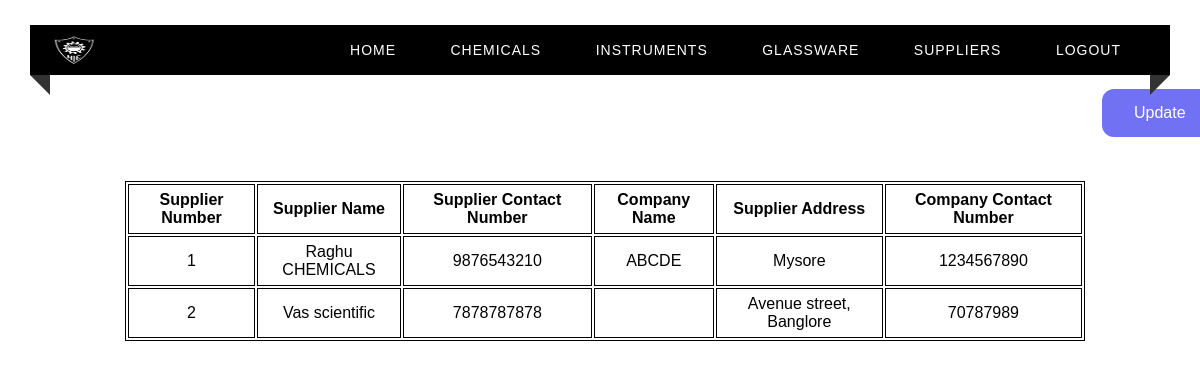
The app's page /suppliers with its own data.
### tables this page shows
CREATE TABLE SUPPLIER(
    Supplier_No INTEGER PRIMARY KEY ,
    Supplier_Name VARCHAR(30) NOT NULL,
    Supplier_Contact_No VARCHAR(13) NOT NULL,
    Company_Name VARCHAR(40),
    Supplier_Address VARCHAR(100),
    Company_Contact_No VARCHAR(13)
);

### app.py (the view)
@app.route("/suppliers")
def suppliers() :
    c = get_db()
    cur = c.cursor()
    cur.execute("SELECT * from SUPPLIER")
    return render_template("suppliers.html", test=cur.fetchall())

### app.py (called while the page is built)
def get_db():
    db = getattr(g, '_database', None)
    if db is None:
        db = g._database = sqlite3.connect(DATABASE)
    return db

@app.teardown_appcontext
def close_connection(exception):
    db = getattr(g, '_database', None)
    if db is not None:
        db.close()

### templates/suppliers.html (shortened to what this page needs)
<html>
<head>
    <link rel="stylesheet" type="text/css" href="../static/home.css">
</head>
<body>
<div class="custom-padding">
        <nav>
            <div class="logo"><img src = "../static/nieLogo.png" width = "45px", height = "30px"></div>
            <ul class="menu-area">
                <li><a href="/home">Home</a></li>
                <li><a href="/chemicals">Chemicals</a></li>
                <li><a href="/instruments">Instruments</a></li>
                <li><a href="/glassware">Glassware</a></li>
                <li><a href="/suppliers">Suppliers</a></li>
                <li><a href="/">Logout</a></li>
            </ul>
        </nav>
        <a href="/updateSuppliersOptions" target = "_blank" class="button">Update</a>
        <div class="tab">
          <table align="center" style="margin-left : 125px; margin-top : 50px;">
              <th>Supplier Number</th>
              <th>Supplier Name </th>
              <th>Supplier Contact Number</th>
              <th>Company Name</th>
              <th>Supplier Address</th>
              <th>Company Contact Number</th>
            {% for row in test %}
            <tr>
                <td> {{ row[0] }}</td>
                <td> {{ row[1] }}</td>
                <td> {{ row[2] }}</td>
                <td> {{ row[3] }}</td>
                <td> {{ row[4] }}</td>
                <td> {{ row[5] }}</td>
            </tr>
            {% endfor %}
          </table>
        </div>
    </div>
</body>
</html>

### static/home.css (style rules this page uses)
* { margin: 0; padding: 0; outline: 0; box-sizing: border-box; }
body { background-image: url(books4.png) no-repeat center fixed; background-size: cover; background-position: center; }
.menu-area li a { text-decoration: none; }
.menu-area li { list-style-type: none; }
.custom-padding { padding-top: 25px; }
nav { position: relative; width: calc(100% - 60px); margin: 0 auto; padding: 10px 0; background: #000000; z-index: 1; text-align: right; padding-right: 2%; font-family: sans-serif; }
.logo { width: 15%; float: left; text-transform: uppercase; color: #fff; font-size: 25px; text-align: left; padding-left: 2%; }
.menu-area li { display: inline-block; }
.menu-area a { color: #fff; font-weight: 300; letter-spacing: 1px; text-transform: uppercase; display: block; padding: 0 25px; font-size: 14px; line-height: 30px; position: relative; z-index: 1; }
nav:before { position: absolute; content: ''; border-top: 10px solid #333; border-right: 10px solid #333; border-left: 10px solid transparent; border-bottom: 10px solid transparent; top: 100%; left: 0; }
nav:after { position: absolute; content: ''; border-top: 10px solid #333; border-left: 10px solid #333; border-right: 10px solid transparent; border-bottom: 10px solid transparent; top: 100%; right: 0; }
body { margin: 0; padding: 0; background: url(books3.jpg) no-repeat center fixed; background-size: cover; background-position: center; font-family: sans-serif; }

### templates/suppliers.html (style rules this page uses)
.button { background-color: #7171F4; border: none; color: white; padding: 15px 32px; text-align: center; text-decoration: none; display: inline-block; font-size: 16px; margin: 4px 2px; cursor: pointer; border-radius: 12px; position: relative; left: 1100px; top: 10px; }
table { width: 80%; border: 1px solid black; }
th,td { height: 50px; border: 1px solid black; text-align: center; }

### records on screen
SUPPLIER: Supplier_No "1", Supplier_Name "Raghu CHEMICALS", Supplier_Contact_No "9876543210", Company_Name "ABCDE", Supplier_Address "Mysore", Company_Contact_No "1234567890"
SUPPLIER: Supplier_No "2", Supplier_Name "Vas scientific", Supplier_Contact_No "7878787878", Supplier_Address "Avenue street, Banglore", Company_Contact_No "70787989"
